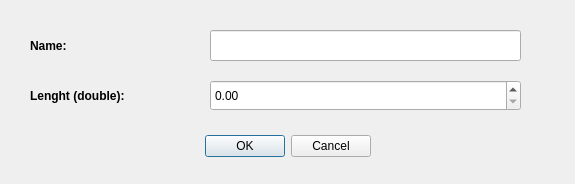
<?xml version="1.0" encoding="UTF-8"?>
<ui version="4.0">
 <class>edit_p</class>
 <widget class="QDialog" name="edit_p">
  <property name="geometry">
   <rect>
    <x>0</x>
    <y>0</y>
    <width>575</width>
    <height>184</height>
   </rect>
  </property>
  <property name="windowTitle">
   <string>Edit this period</string>
  </property>
  <widget class="QDialogButtonBox" name="buttonBox">
   <property name="geometry">
    <rect>
     <x>200</x>
     <y>130</y>
     <width>171</width>
     <height>32</height>
    </rect>
   </property>
   <property name="orientation">
    <enum>Qt::Horizontal</enum>
   </property>
   <property name="standardButtons">
    <set>QDialogButtonBox::Cancel|QDialogButtonBox::Ok</set>
   </property>
  </widget>
  <widget class="QLabel" name="label_4">
   <property name="geometry">
    <rect>
     <x>30</x>
     <y>80</y>
     <width>151</width>
     <height>31</height>
    </rect>
   </property>
   <property name="font">
    <font>
     <weight>75</weight>
     <bold>true</bold>
    </font>
   </property>
   <property name="text">
    <string>Lenght (double):</string>
   </property>
  </widget>
  <widget class="QLineEdit" name="name">
   <property name="geometry">
    <rect>
     <x>210</x>
     <y>30</y>
     <width>311</width>
     <height>31</height>
    </rect>
   </property>
  </widget>
  <widget class="QLabel" name="label_5">
   <property name="geometry">
    <rect>
     <x>30</x>
     <y>30</y>
     <width>151</width>
     <height>31</height>
    </rect>
   </property>
   <property name="font">
    <font>
     <weight>75</weight>
     <bold>true</bold>
    </font>
   </property>
   <property name="text">
    <string>Name:</string>
   </property>
  </widget>
  <widget class="QDoubleSpinBox" name="time">
   <property name="geometry">
    <rect>
     <x>210</x>
     <y>80</y>
     <width>311</width>
     <height>31</height>
    </rect>
   </property>
   <property name="maximum">
    <double>1000000000.000000000000000</double>
   </property>
  </widget>
 </widget>
 <resources/>
 <connections/>
</ui>
